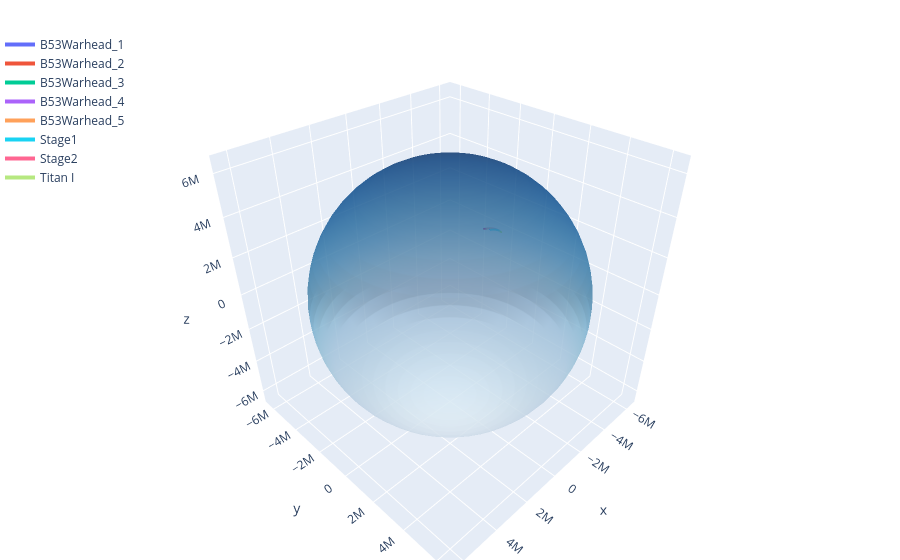

Notebook cell for this chart:
### Code cell
u, v = np.mgrid[0:2*np.pi:60j, 0:np.pi:30j]
R = earth.radius

fig = go.Figure()

# Planet sphere
fig.add_trace(go.Surface(
    x=R * np.cos(u) * np.sin(v),
    y=R * np.sin(u) * np.sin(v),
    z=R * np.cos(v),
    colorscale="Blues", showscale=False, opacity=0.6,
    name="Earth", hoverinfo="skip",
))

# One trace per object, coloured like seaborn hue="name"
colors = [
    "#636EFA", "#EF553B", "#00CC96", "#AB63FA", "#FFA15A",
    "#19D3F3", "#FF6692", "#B6E880", "#FF97FF", "#FECB52",
]
for i, (name, group) in enumerate(df.groupby("name", sort=False)):
    pos = np.stack(group.sort_values("time")["position"].values)
    fig.add_trace(go.Scatter3d(
        x=pos[:, 0], y=pos[:, 1], z=pos[:, 2],
        mode="lines",
        line=dict(width=4, color=colors[i % len(colors)]),
        name=name,
    ))

fig.update_layout(
    scene=dict(aspectmode="data"),
    legend=dict(x=0, y=1),
    margin=dict(l=0, r=0, t=30, b=0),
)
fig.show()

### Figure 1 — Plotly figure (JSON) as saved in the notebook; plotly's stock layout.template omitted (floating-point values rounded to 4 significant figures; data arrays with more than 128 entries replaced by an {"elided": "..."} marker saying what was removed)
{"data": [{"colorscale": [[0, "rgb(247,251,255)"], [0.125, "rgb(222,235,247)"], [0.25, "rgb(198,219,239)"], [0.375, "rgb(158,202,225)"], [0.5, "rgb(107,174,214)"], [0.625, "rgb(66,146,198)"], [0.75, "rgb(33,113,181)"], [0.875, "rgb(8,81,156)"], [1, "rgb(8,48,107)"]], "hoverinfo": "skip", "name": "Earth", "opacity": 0.6, "showscale": false, "type": "surface", "x": {"elided": "60x30 float values"}, "y": {"elided": "60x30 float values"}, "z": {"elided": "60x30 float values"}}, {"line": {"color": "#636EFA", "width": 4}, "mode": "lines", "name": "B53Warhead_1", "type": "scatter3d", "x": {"elided": "765 float values"}, "y": {"elided": "765 float values"}, "z": {"elided": "765 float values"}}, {"line": {"color": "#EF553B", "width": 4}, "mode": "lines", "name": "B53Warhead_2", "type": "scatter3d", "x": {"elided": "752 float values"}, "y": {"elided": "752 float values"}, "z": {"elided": "752 float values"}}, {"line": {"color": "#00CC96", "width": 4}, "mode": "lines", "name": "B53Warhead_3", "type": "scatter3d", "x": {"elided": "741 float values"}, "y": {"elided": "741 float values"}, "z": {"elided": "741 float values"}}, {"line": {"color": "#AB63FA", "width": 4}, "mode": "lines", "name": "B53Warhead_4", "type": "scatter3d", "x": {"elided": "734 float values"}, "y": {"elided": "734 float values"}, "z": {"elided": "734 float values"}}, {"line": {"color": "#FFA15A", "width": 4}, "mode": "lines", "name": "B53Warhead_5", "type": "scatter3d", "x": {"elided": "718 float values"}, "y": {"elided": "718 float values"}, "z": {"elided": "718 float values"}}, {"line": {"color": "#19D3F3", "width": 4}, "mode": "lines", "name": "Stage1", "type": "scatter3d", "x": {"elided": "894 float values"}, "y": {"elided": "894 float values"}, "z": {"elided": "894 float values"}}, {"line": {"color": "#FF6692", "width": 4}, "mode": "lines", "name": "Stage2", "type": "scatter3d", "x": {"elided": "985 float values"}, "y": {"elided": "985 float values"}, "z": {"elided": "985 float values"}}, {"line": {"color": "#B6E880", "width": 4}, "mode": "lines", "name": "Titan I", "type": "scatter3d", "x": {"elided": "349 float values"}, "y": {"elided": "349 float values"}, "z": {"elided": "349 float values"}}], "layout": {"legend": {"x": 0, "y": 1}, "margin": {"b": 0, "l": 0, "r": 0, "t": 30}, "scene": {"aspectmode": "data"}}}
